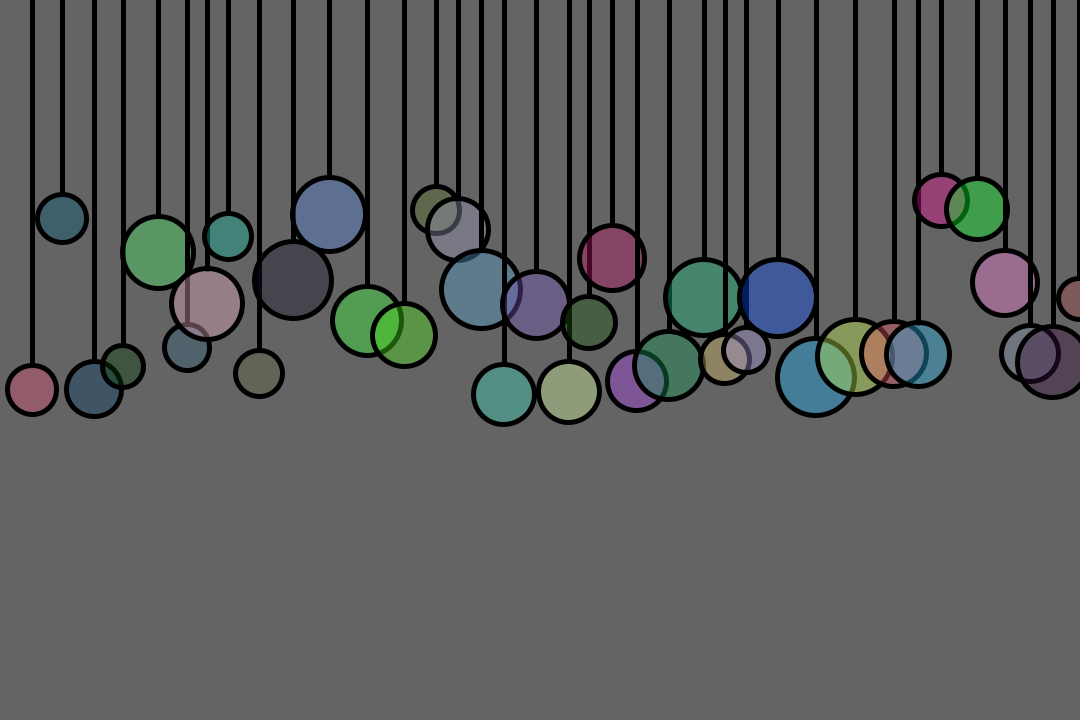
Frame 1 (no input)
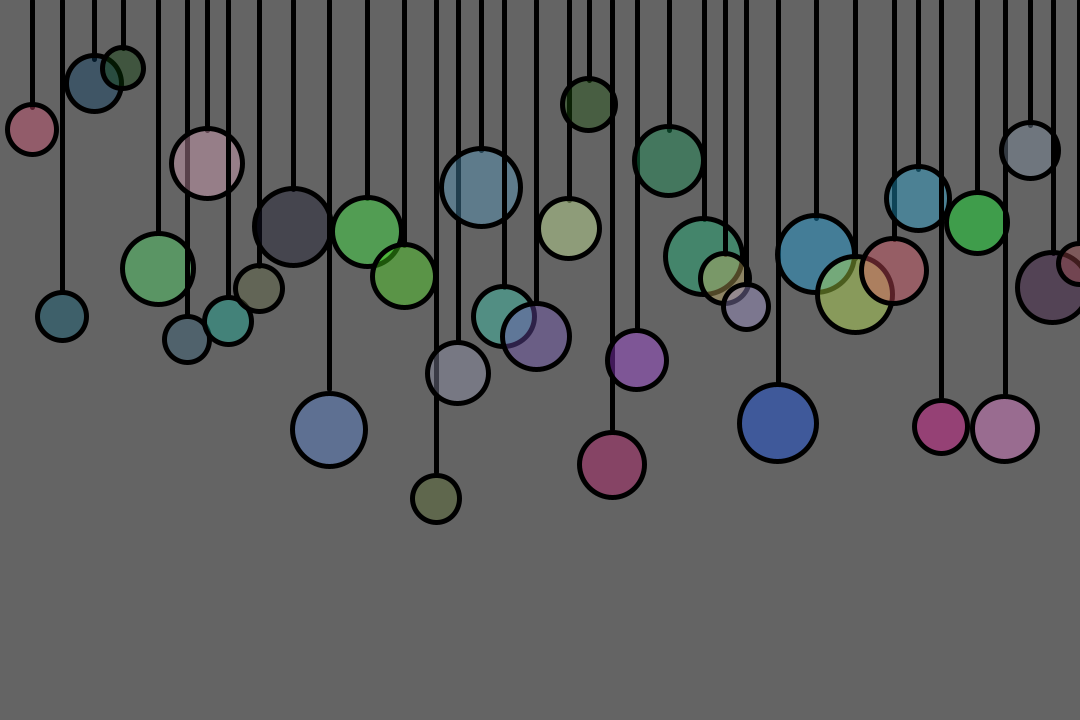
Frame 60 (the mouse pressed at the canvas centre just before this capture)
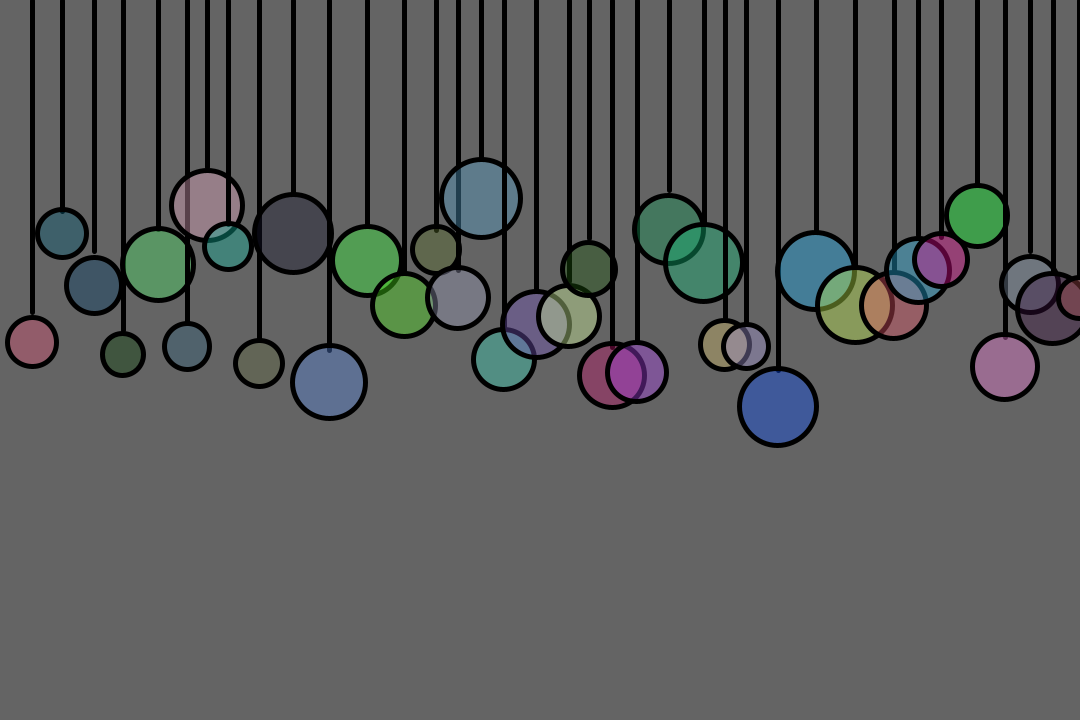
Frame 120 (the mouse held since frame 60 and released just before this capture)

The Processing sketch that drew these frames (run headless with seeded random() and noise(); from frame 60 on, the mouse is pressed at the canvas centre):

// Processing sketch: creativePendulum
// ── creativePendulum.pde
Mover[] move;
spring[] springs;
int pend;
void setup()
{
  size(1080, 720);
  pend = 300;
  move = new Mover[pend];
  springs = new spring[pend];
  int x, i;
  x = 0;
  for (i = 0; i < pend && x < width; ++i)
  {
    x += (int)random(20, 40);
    springs[i] = new spring(x);
    move[i] = new Mover(x, random(200,400));
  }
  pend = i;
}
void draw()
{
  background(100);
  stroke(0);
  strokeWeight(5);
  for (int i = 0; i < pend; i++)
  {
    spring s = springs[i];
    Mover m = move[i];
    line(s.origin.x, s.origin.y, m.loc.x, m.loc.y - m.mass*10);
    PVector vect = s.calculateForce(m);
    m.applyForce(vect);
    m.applyForce(new PVector(0,0.1));
    m.update();
    m.display();
  }
}
// ── Mover.pde
class Mover
{
  PVector loc, aVel, aAce;
  float mass;
  float r,g,b;
  Mover(float x, float y)
  {
    loc = new PVector(x, y);
    aVel = new PVector(0, 0);
    aAce = new PVector(0, 0);
    mass = random(2,4);
    r = random(255);
    g = random(255);
    b = random(255);
  }
  void applyForce(PVector force)
  {
    PVector f = PVector.div(force, mass*10);
    aAce.add(f);
  }
  void update()
  {
    aVel.add(aAce);
    loc.add(aVel);
    aAce.mult(0);
  }
  void display()
  {
    fill(r,g,b,100);
    ellipse(loc.x,loc.y,mass*20,mass*20);
  }
}
// ── Spring.pde
class spring
{
  PVector origin;
  float restLength, k;
  spring(float x)
  {
    origin = new PVector(x,0);
    restLength = random(200,400);
    k = -0.05;
  }
  PVector calculateForce(Mover m)
  {
    PVector vect = PVector.sub(m.loc, origin);
    float currentLength = vect.mag();
    vect.normalize();
    float stretch = currentLength - restLength;
    vect.mult(k * stretch);
    return vect;
  }
}
